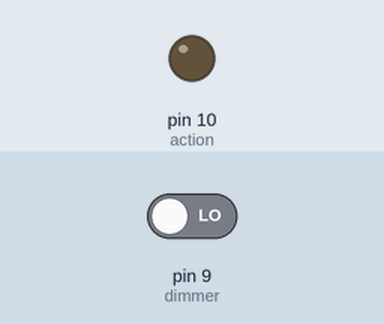
Simulated run of this sketch. Board: Arduino Uno, built with avr-gcc and run on an emulated ATmega328P. Parts: output pins drawn as LEDs (lit = HIGH). Inputs (shaded band) come from the test bench; at power-on: pin 9 (dimmer) LOW.

Above: at 1.2 s.
1.3 s: pin 9 (dimmer) driven HIGH
At 2.2 s:
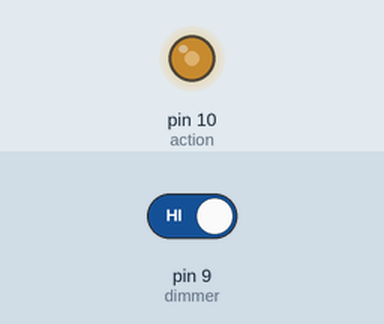
At 4.2 s:
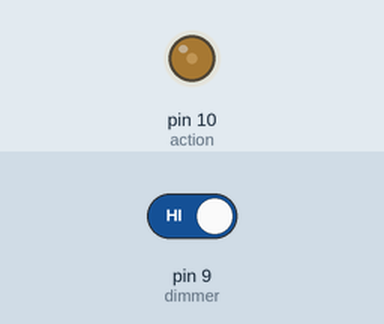
4.3 s: pin 9 (dimmer) driven LOW
At 5.0 s:
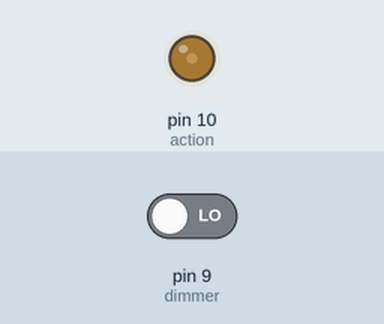
Timing chart, 0 to 7.3 s (numbered marks = the images above; inputs shaded):
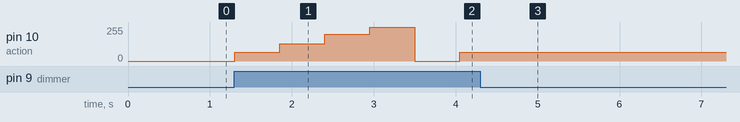

Measured:
- after the input at 1.3 s, pin 10 (action): 0/255 → 65/255 at once, → 130/255 0.55 s later, → 200/255 0.55 s later, → 254/255 0.55 s later, … (6 changes in this stretch)
- after the input at 4.3 s, pin 10 (action): stops changing and stays 65/255

The sketch:

DC_Dimmer_Arduino.ino
```cpp
#define DELAY_TIME 500
int dimmer = 9;
int action = 10;
int contEstado = 0;
int estados[] = { 0, 65, 130, 200, 254 };
void setup() {
  // put your setup code here, to run once:
  pinMode(dimmer, INPUT);
  pinMode(action, OUTPUT);
  //Serial.begin(9600);
}

void loop() {
  // put your main code here, to run repeatedly:
  if (digitalRead(dimmer)) {
    contEstado++;
    if (contEstado > 4)
      contEstado = 0;
    analogWrite(action, estados[contEstado]);
    //Serial.println(estados[contEstado]);
    delay(DELAY_TIME);
  }
  delay(50);
}
```
